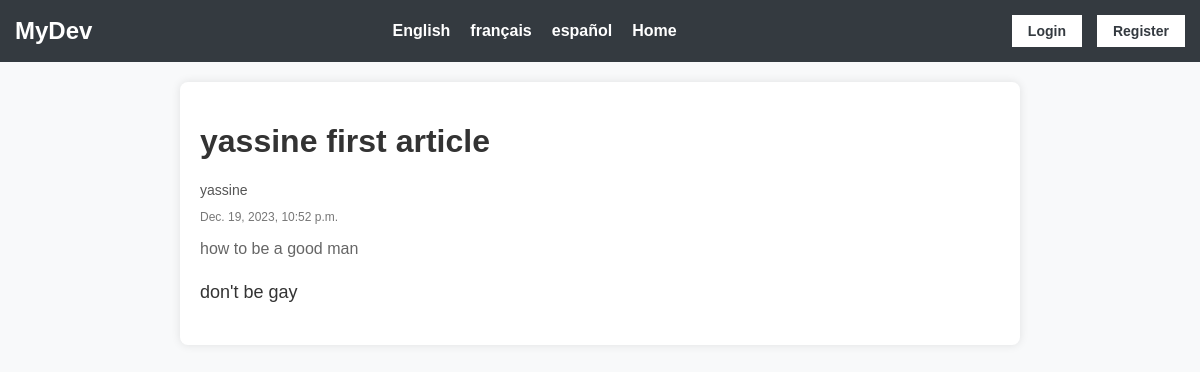
Page /en/details/4/ on the committed database.
### medium/models.py (models this page shows, shortened)
class Article(models.Model):
    title = models.CharField(max_length=64, null=False)
    author = models.ForeignKey(User, null=False, on_delete=models.CASCADE)
    created = models.DateTimeField(auto_now_add=True, null=False)
    synopsis = models.CharField(max_length=312, null=False)
    content = models.TextField(null=False)

### medium/views.py (the view, shortened to what this page needs)
class Details(DetailView, CreateView):
    model = Article
    template_name='details.html'
    context_object_name = 'article'
    form_class = AddToFavouriteForm
    article_object: Article
    pk: int
    def get_context_data(self, **kwargs: Any) -> dict[str, Any]:
        context = super().get_context_data(**kwargs)
        if self.request.user.is_authenticated:
            try:
                user = UserFavouriteArticle.objects.get(user=self.request.user, article=self.get_object())
                context['already_liked'] = True
            except UserFavouriteArticle.DoesNotExist:
                context['already_liked'] = False
        return context

### medium/templates/details.html (shortened to what this page needs)
{% load i18n %}
<!DOCTYPE html>
<html lang="en">
<head>
</head>
<body>
    {% include 'navbar.html' %}
    <div class="blog-post">
        <h1>{{ article.title }}</h1>
        <p class="author">{{article.author.username}}</p>
        <p class="create-date">{{article.created}}</p>
        <p class="synopsis">{{article.synopsis}}</p>
        <div class="content">
            <p>{{article.content}}</p>
        </div>
    </div>
</body>
</html>

### medium/templates/details.html (style rules this page uses)
body { font-family: 'Arial', sans-serif; margin: 0; padding: 0; background-color: #f8f9fa; }
.blog-post { max-width: 800px; margin: 20px auto; padding: 20px; background-color: #ffffff; border-radius: 8px; box-shadow: 0 0 10px rgba(0, 0, 0, 0.1); }
.blog-post h1 { color: #333333; }
.author { color: #555555; font-size: 14px; margin-bottom: 10px; }
.create-date { color: #777777; font-size: 12px; margin-bottom: 10px; }
.synopsis { color: #666666; font-size: 16px; margin-bottom: 20px; }
.content { color: #333333; font-size: 18px; line-height: 1.6; }

### medium/templates/navbar.html (style rules this page uses)
body { font-family: 'Arial', sans-serif; margin: 0; padding: 0; background-color: #f8f9fa; }

### rows in the picture
Article: title "yassine first article", author.username "yassine", created "Dec. 19, 2023, 10:52 p.m.", synopsis "how to be a good man", content "don't be gay"
